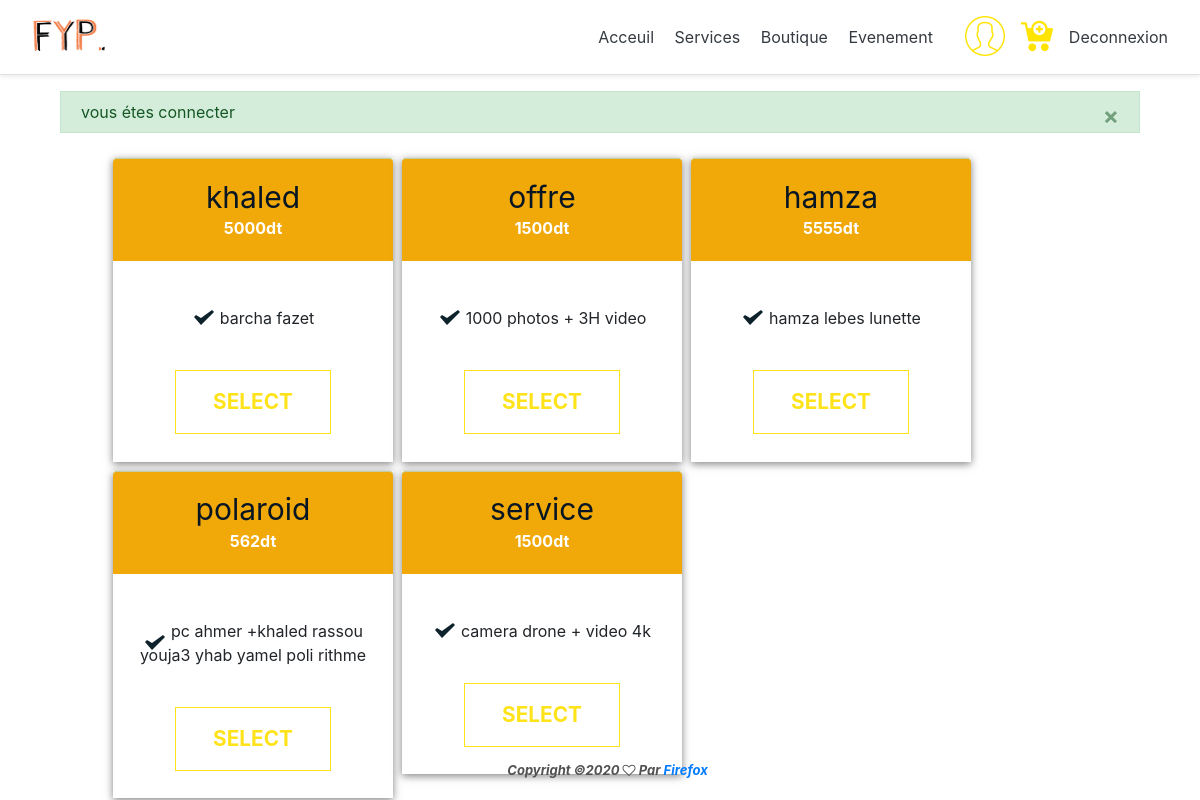
The app's page /front/view/service.php (signed in) with its own data.
### tables this page shows
CREATE TABLE IF NOT EXISTS `service1` (
  `id_service` int(255) NOT NULL AUTO_INCREMENT,
  `type_service` varchar(255) NOT NULL,
  `prix` float NOT NULL,
  `features` varchar(255) NOT NULL,
  `nom_offre` varchar(255) NOT NULL,
  PRIMARY KEY (`id_service`)
);

### front/view/dbclass.php (called while the page is built, shortened)
<?php
    class DB{
        private $host = "localhost";
        private $username = "root";
        private $password = "";
        private $database = "fyp";
        public $db;
        public function __construct($host = null,$username = null,$pasword = null, $database = null){
            try {
                $this->db = new PDO('mysql:host='.$this->host.';dbname='.$this->database ,$this->username,$this->password ,array(
                    PDO::MYSQL_ATTR_INIT_COMMAND => 'SET NAMES UTF8',
                    PDO::ATTR_ERRMODE => PDO::ERRMODE_WARNING
                ));
            }catch(PDOException $e){
                die('<h1>Impossible de ce connecter a la base de donnee </h1>');
            }
        }
        public function query($sql, $data = array()){
                $req = $this->db->prepare($sql);
                $req->execute($data);
            return $req->fetchAll(PDO::FETCH_OBJ);
        }
    }

### front/view/service.php (the view, shortened to what this page needs)
<?php require 'header.php'; ?>
<?php
	require_once 'dbclass.php';
	$db = new DB();
?>
	<link rel="stylesheet" href="css/style3.css">
	<link rel="stylesheet" href="css/reset.css">
<?php $service = $db->query('SELECT * FROM service1'); ?>
	<?php foreach ( $service as $service): ?>
	<ul class="cd-pricing">
		<li>
			<header class="cd-pricing-header">
				<h2 style=" font-size: 30px;" ><?php echo "$service->nom_offre";?></h2>
				<div class="cd-price">
					<span><?php echo "$service->prix" ;?>dt</span>
				</div>
			</header>
			<div class="cd-pricing-features">
				<ul>
					<li class="available"><em><?php echo "$service->features";?></em></li>
				</ul>
			</div>
			<div	class="cd-pricing-footer">
				<a href="#0">Select</a>
			</div>
		</li>
		<?php endforeach; ?>
	</ul>
<?php require "footer.php"; ?>

### front/view/header.php (shortened to what this page needs)
<!DOCTYPE html>
<html lang="fr">
<head>
	<link rel="stylesheet" href="css/bootstrap.min.css" />
	<link rel="stylesheet" href="css/font-awesome.min.css" />
	<link rel="stylesheet" href="css/owl.carousel.min.css" />
	<link rel="stylesheet" href="css/slicknav.min.css" />
	<link rel="stylesheet" href="css/style.css" />
<link href="/docs/4.4/dist/css/bootstrap.min.css" rel="stylesheet">
</head>
<body>
	<div class="d-flex flex-column flex-md-row align-items-center p-2 px-md-4 mb-3 bg-white border-bottom shadow-sm">
		<a href="acceuil.php" class="my-0 mr-md-auto ">
			<img width="90px" height="45px" src="img/logo1.png" alt="">
		</a>
		<nav class="my-2 my-md-0 mr-md-3">
			<a class="p-2 text-dark" href="acceuil.php">Acceuil</a>
			<a class="p-2 text-dark" href="service.php">Services</a>
			<a class="p-2 text-dark" href="boutique.php">Boutique</a></a>
			<a class="p-2 text-dark" href="evenement.php">Evenement</a>
		</nav>
		<?php if (isset($_SESSION['auth'])) : ?>
				<a class="p-2 text-dark" href="compte.php">
					<img src="src/user.png" alt="user" width="40">
				</a>
				<a class="p-2 text-dark" href="viewCart.php">
					<img src="src/cart.png" alt="cart">
				</a>
			<a class="p-2 text-dark" href="logout.php"> Deconnexion</a>
		<?php else : ?>
				<a class="p-2 text-dark" href="login.php">Connexion</a>
				<a class="btn btn-outline-warning" href="inscription.php"> Inscription</a>
		<?php endif; ?>
	</div>
	<div class="container">
		<div class="col align-self-center">
			<?php if (isset($_SESSION['flash'])) : ?>
				<?php foreach ($_SESSION['flash'] as $type => $message) : ?>
					<div class="alert alert-<?= $type; ?> alert-dismissible fade show" role="alert">
						<?= $message; ?>
						<button type="button" class="close" data-dismiss="alert" aria-label="Close">
							<span aria-hidden="true">&times;</span>
						</button>
					</div>
				<?php endforeach ?>
			<?php endif ?>
		</div>
	</div>

### front/view/footer.php (shortened to what this page needs)
<footer class="footer mt-auto py-3">
	<div class="text-center">
		<div class="copyright">
			Copyright &copy; <i class="fa fa-heart-o" aria-hidden="true"></i> Par <a href="#" target="_blank">Firefox</a>
		</div>
	</div>
</footer>
</body>
</html>

### front/view/css/style.css (style rules this page uses)
html, body { height: 100%; font-family: "Lato", sans-serif; -webkit-font-smoothing: antialiased; font-synthesis: antialiased; }
.footer { position: fixed; left: 0; bottom: 0%; width: 100%; }
h1, h2, h3, h4, h5, h6 { margin: 0; color: #081624; font-weight: 700; }
h2 { font-size: 36px; }
img { max-width: 100%; }
ul, ol { padding: 0; margin: 0; }
.copyright { font-size: 13px; font-weight: 700; font-style: italic; color: #515151; margin-top: -20px; padding-left: 15px; }
a, button, code, div, img, input, label, li, p, pre, select, span, svg, table, td, textarea, th, ul { -webkit-border-radius: 0!important; -moz-border-radius: 0!important; border-radius: 0!important; }
[class*=" fa-"]:not(.fa-stack), [class*=" glyphicon-"], [class*=" icon-"], [class^=fa-]:not(.fa-stack), [class^=glyphicon-], [class^=icon-] { display: inline-block; line-height: 14px; -webkit-font-smoothing: antialiased; }

### front/view/css/style3.css (style rules this page uses)
*, *::after, *::before { box-sizing: border-box; }
.cd-pricing { width: 1400px; margin: 0 auto; margin-right:8%; text-align: center; }
.cd-pricing > li { position: auto; margin: 9px; background-color: #ffffff; border-radius: .3em .3em .25em .25em; box-shadow: 0 2px 8px rgba(2, 4, 5, 0.5); }
@media only screen and (min-width: 768px) { .cd-pricing { max-width: 1000px; } }
@media only screen and (min-width: 768px) { .cd-pricing > li { width: 32%; float: left; margin-right: 2%; margin-bottom: 0; } }
@media only screen and (min-width: 768px) { .cd-pricing > li:last-of-type { margin-right: 0; } }
@media only screen and (min-width: 1024px) { .cd-pricing > li { width: 28.0%; float: left; margin-right: 8%; } }
.cd-pricing-header { padding: 1.3em 1em; background-color: #f1a809; border-radius: .25em .25em 0 0; box-shadow: inset 0 1px 0 #c1cfa2; color: #ffffff; -webkit-font-smoothing: antialiased; -moz-osx-font-smoothing: grayscale; }
.cd-pricing-header h2, .cd-pricing-header .cd-price { line-height: 1.2; }
.cd-pricing-header h2 { font-size: 2rem; margin-bottom: 0.15em; }
.cd-pricing-header .cd-price { display: inline-block; font-weight: bold; }
.cd-pricing-header .cd-price::after { clear: both; content: ""; display: table; }
.cd-pricing-header span { float: left; }
@media only screen and (min-width: 768px) { .cd-pricing-header h2 { font-size: 2.6rem; } }
.cd-pricing-features { padding: 2.8em 1em 2.5em; }
.cd-pricing-features li { line-height: 1.5; margin-bottom: .4em; }
.cd-pricing-features li:last-of-type { margin-bottom: 0; }
.cd-pricing-features em { position: relative; padding-left: 28px; }
.cd-pricing-features em::before { position: absolute; content: ''; left: 0; top: 50%; bottom: auto; -webkit-transform: translateY(-50%); -moz-transform: translateY(-50%); -ms-transform: translateY(-50%); -o-transform: translateY(-50%); transform: translateY(-50%); height: 24px; width: 24px; background: url(../img/cd-icons-plan.svg) no-repeat -24px 0; }
.cd-pricing-features .available em::before { background-position: 0 0; }
.cd-pricing-footer { padding-bottom: 1.7em; }
.cd-pricing-footer a { -webkit-transition: -webkit-transform 0.3s; -moz-transition: -moz-transform 0.3s; transition: transform 0.3s; }
.cd-pricing-footer a, .cd-form input[type="submit"] { display: inline-block; padding: 1em 1.8em; border-radius: 50em; text-transform: uppercase; font-size: 1.3rem; font-weight: bold; }
.cd-pricing-footer a { border: 1px solid #FEE31A; color:#FEE31A; }

### records on screen
service1: nom_offre "khaled", prix "5000", features "barcha fazet"
service1: nom_offre "offre", prix "1500", features "1000 photos + 3H video"
service1: nom_offre "hamza", prix "5555", features "hamza lebes lunette"
service1: nom_offre "polaroid", prix "562", features "pc ahmer +khaled rassou youja3 yhab yamel poli rithme"
service1: nom_offre "service", prix "1500", features "camera drone + video 4k"

### other values on screen
$message "vous étes connecter"
